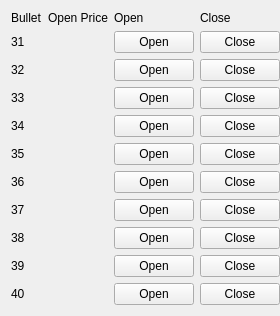
   <widget class="QWidget" name="gridLayoutWidget_4">
    <property name="geometry">
     <rect>
      <x>800</x>
      <y>240</y>
      <width>248</width>
      <height>311</height>
     </rect>
    </property>
    <layout class="QGridLayout" name="gridLayout_4">
     <property name="rightMargin">
      <number>0</number>
     </property>
     <item row="1" column="2">
      <widget class="QPushButton" name="open_button_31">
       <property name="text">
        <string>Open</string>
       </property>
      </widget>
     </item>
     <item row="0" column="2">
      <widget class="QLabel" name="label_81">
       <property name="text">
        <string>Open</string>
       </property>
      </widget>
     </item>
     <item row="1" column="3">
      <widget class="QPushButton" name="close_button_31">
       <property name="text">
        <string>Close</string>
       </property>
      </widget>
     </item>
     <item row="9" column="0">
      <widget class="QLabel" name="label_82">
       <property name="text">
        <string>39</string>
       </property>
      </widget>
     </item>
     <item row="10" column="0">
      <widget class="QLabel" name="label_83">
       <property name="text">
        <string>40</string>
       </property>
      </widget>
     </item>
     <item row="5" column="3">
      <widget class="QPushButton" name="close_button_35">
       <property name="text">
        <string>Close</string>
       </property>
      </widget>
     </item>
     <item row="2" column="3">
      <widget class="QPushButton" name="close_button_32">
       <property name="text">
        <string>Close</string>
       </property>
      </widget>
     </item>
     <item row="9" column="3">
      <widget class="QPushButton" name="close_button_39">
       <property name="text">
        <string>Close</string>
       </property>
      </widget>
     </item>
     <item row="1" column="0">
      <widget class="QLabel" name="label_84">
       <property name="text">
        <string>31</string>
       </property>
      </widget>
     </item>
     <item row="3" column="0">
      <widget class="QLabel" name="label_85">
       <property name="text">
        <string>33</string>
       </property>
      </widget>
     </item>
     <item row="2" column="0">
      <widget class="QLabel" name="label_86">
       <property name="text">
        <string>32</string>
       </property>
      </widget>
     </item>
     <item row="4" column="0">
      <widget class="QLabel" name="label_87">
       <property name="text">
        <string>34</string>
       </property>
      </widget>
     </item>
     <item row="0" column="0">
      <widget class="QLabel" name="label_88">
       <property name="text">
        <string>Bullet</string>
       </property>
      </widget>
     </item>
     <item row="8" column="1">
      <widget class="QLabel" name="open_38"/>
     </item>
     <item row="6" column="3">
      <widget class="QPushButton" name="close_button_36">
       <property name="text">
        <string>Close</string>
       </property>
      </widget>
     </item>
     <item row="8" column="3">
      <widget class="QPushButton" name="close_button_38">
       <property name="text">
        <string>Close</string>
       </property>
      </widget>
     </item>
     <item row="9" column="1">
      <widget class="QLabel" name="open_39"/>
     </item>
     <item row="3" column="2">
      <widget class="QPushButton" name="open_button_33">
       <property name="text">
        <string>Open</string>
       </property>
      </widget>
     </item>
     <item row="0" column="3">
      <widget class="QLabel" name="label_91">
       <property name="text">
        <string>Close</string>
       </property>
      </widget>
     </item>
     <item row="2" column="2">
      <widget class="QPushButton" name="open_button_32">
       <property name="text">
        <string>Open</string>
       </property>
      </widget>
     </item>
     <item row="8" column="0">
      <widget class="QLabel" name="label_92">
       <property name="text">
        <string>38</string>
       </property>
      </widget>
     </item>
     <item row="7" column="0">
      <widget class="QLabel" name="label_93">
       <property name="text">
        <string>37</string>
       </property>
      </widget>
     </item>
     <item row="6" column="0">
      <widget class="QLabel" name="label_94">
       <property name="text">
        <string>36</string>
       </property>
      </widget>
     </item>
     <item row="5" column="0">
      <widget class="QLabel" name="label_95">
       <property name="text">
        <string>35</string>
       </property>
      </widget>
     </item>
     <item row="6" column="1">
      <widget class="QLabel" name="open_36"/>
     </item>
     <item row="7" column="1">
      <widget class="QLabel" name="open_37"/>
     </item>
     <item row="4" column="3">
      <widget class="QPushButton" name="close_button_34">
       <property name="text">
        <string>Close</string>
       </property>
      </widget>
     </item>
     <item row="5" column="2">
      <widget class="QPushButton" name="open_button_35">
       <property name="text">
        <string>Open</string>
       </property>
      </widget>
     </item>
     <item row="7" column="2">
      <widget class="QPushButton" name="open_button_37">
       <property name="text">
        <string>Open</string>
       </property>
      </widget>
     </item>
     <item row="6" column="2">
      <widget class="QPushButton" name="open_button_36">
       <property name="text">
        <string>Open</string>
       </property>
      </widget>
     </item>
     <item row="4" column="2">
      <widget class="QPushButton" name="open_button_34">
       <property name="text">
        <string>Open</string>
       </property>
      </widget>
     </item>
     <item row="9" column="2">
      <widget class="QPushButton" name="open_button_39">
       <property name="text">
        <string>Open</string>
       </property>
      </widget>
     </item>
     <item row="8" column="2">
      <widget class="QPushButton" name="open_button_38">
       <property name="text">
        <string>Open</string>
       </property>
      </widget>
     </item>
     <item row="10" column="2">
      <widget class="QPushButton" name="open_button_40">
       <property name="text">
        <string>Open</string>
       </property>
      </widget>
     </item>
     <item row="0" column="1">
      <widget class="QLabel" name="label_98">
       <property name="text">
        <string>Open Price</string>
       </property>
      </widget>
     </item>
     <item row="3" column="3">
      <widget class="QPushButton" name="close_button_33">
       <property name="text">
        <string>Close</string>
       </property>
      </widget>
     </item>
     <item row="7" column="3">
      <widget class="QPushButton" name="close_button_37">
       <property name="text">
        <string>Close</string>
       </property>
      </widget>
     </item>
     <item row="10" column="3">
      <widget class="QPushButton" name="close_button_40">
       <property name="text">
        <string>Close</string>
       </property>
      </widget>
     </item>
     <item row="1" column="1">
      <widget class="QLabel" name="open_31"/>
     </item>
     <item row="2" column="1">
      <widget class="QLabel" name="open_32"/>
     </item>
     <item row="3" column="1">
      <widget class="QLabel" name="open_33"/>
     </item>
     <item row="4" column="1">
      <widget class="QLabel" name="open_34"/>
     </item>
     <item row="5" column="1">
      <widget class="QLabel" name="open_35"/>
     </item>
     <item row="10" column="1">
      <widget class="QLabel" name="open_40"/>
     </item>
    </layout>
   </widget>
